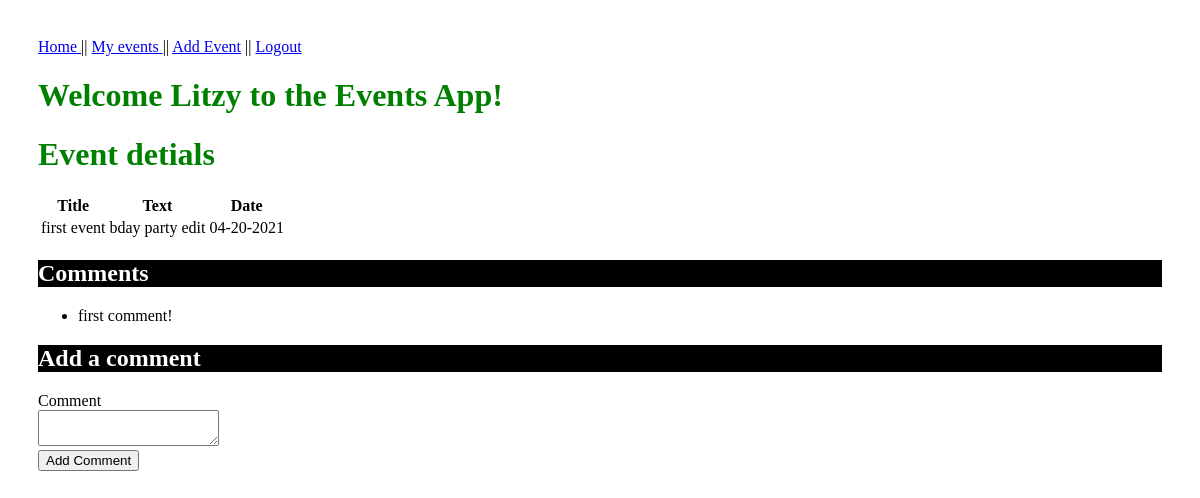
The app's page /events/1 (signed in), older data.
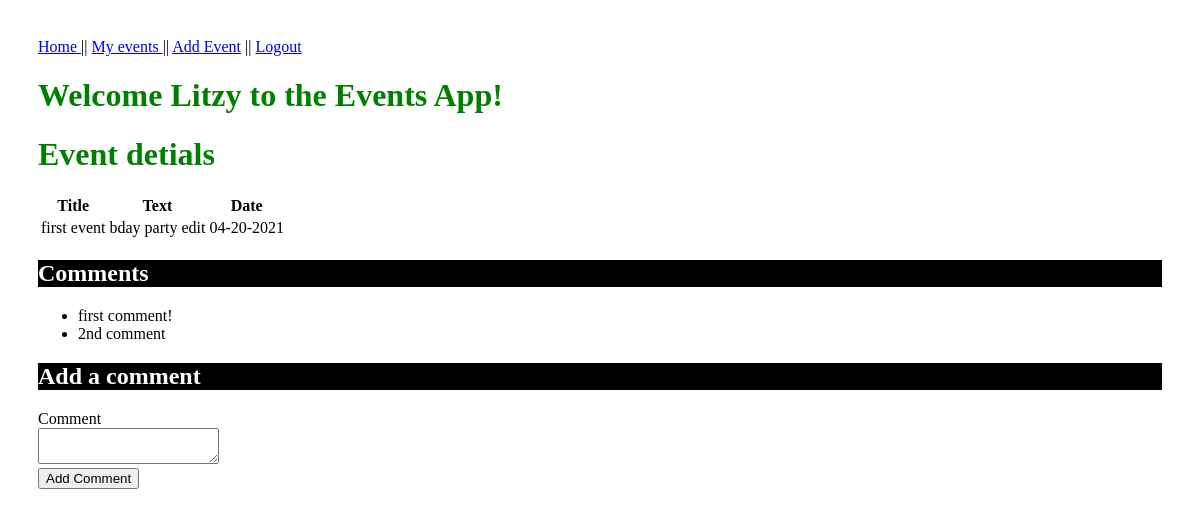
The same page, newer data.
### models.py (models this page shows, shortened)
class Event(db.Model):
    id = db.Column("id", db.Integer, primary_key=True)
    title = db.Column("title", db.String(200))
    text = db.Column("text", db.String(100))
    date = db.Column("date", db.String(50))
    user_id= db.Column(db.Integer, db.ForeignKey("user.id"), nullable=False)
    comments = db.relationship("Comment", backref="event", cascade="all, delete-orphan", lazy=True)

class Comment(db.Model):
    id = db.Column(db.Integer, primary_key=True)
    date_posted = db.Column(db.DateTime, nullable=False)
    content = db.Column(db.VARCHAR, nullable=False)
    event_id = db.Column(db.Integer, db.ForeignKey("event.id"), nullable=False)
    user_id = db.Column(db.Integer, db.ForeignKey("user.id"), nullable=False)

### flask06.py (the view)
@app.route('/events/<event_id>')
def get_event(event_id):
    if session.get('user'):
        my_event = db.session.query(Event).filter_by(id=event_id, user_id=session['user_id']).one()
        form = CommentForm()
        return render_template('event.html', event=my_event, user=session['user'], form=form)
    else:
        return redirect(url_for('login'))

### forms.py
class CommentForm(FlaskForm):
    class Meta:
        csrf = False
    comment = TextAreaField('Comment',validators=[Length(min=1)])
    submit = SubmitField('Add Comment')

### templates/event.html (shortened to what this page needs)
<!DOCTYPE html>
<html lang="en">
    <head>
        <link rel="stylesheet" href="{{ url_for('static', filename='main.css') }}">
    </head>
    <body>
    <nav>
            <a href="{{ url_for('home')}}"> Home </a> ||
            <a href="/events"> My events </a> ||
            <a href="{{url_for('new_event')}}"> Add Event</a> ||
            <a href="{{ url_for('logout')}}">Logout</a>
        </nav>
        <h1>Welcome {{user}} to the Events App!</h1>
        <h1>Event detials</h1>
        <table>
            <tr>
                <th>Title</th>
                <th>Text</th>
                <th>Date</th>
            </tr>
            <tr>
                <td>{{ event.title }}</td>
                <td>{{ event.text }}</td>
                <td>{{ event.date }}</td>
            </tr>
        </table>
    {% if event.comments %}
  {% if event.comments|length > 0 %}
    <h2>Comments</h2>
    <ul>
    {% for comment in event.comments %}
      <li>{{ comment.content }}</li>
    {% endfor %}
    </ul>
  {% endif %}
{% endif %}
<form action="{{ url_for('new_comment', event_id=event.id) }}" method="post">
  <div class="formwrapper">
    <h2 class="title">Add a comment</h2>
    <div class="form-field">
      {{ form.comment.label }} <br/> {{ form.comment }}
    </div>
    {{ form.submit }}
  </div>
</form>
    </body>
</html>

### static/main.css (style rules this page uses)
body { padding: 30px 30px; }
h1 { color:green; }
h2 { color:white; background:black; }

Row changes from the older to the newer data that the page shows:
added Comment: content "2nd comment"
